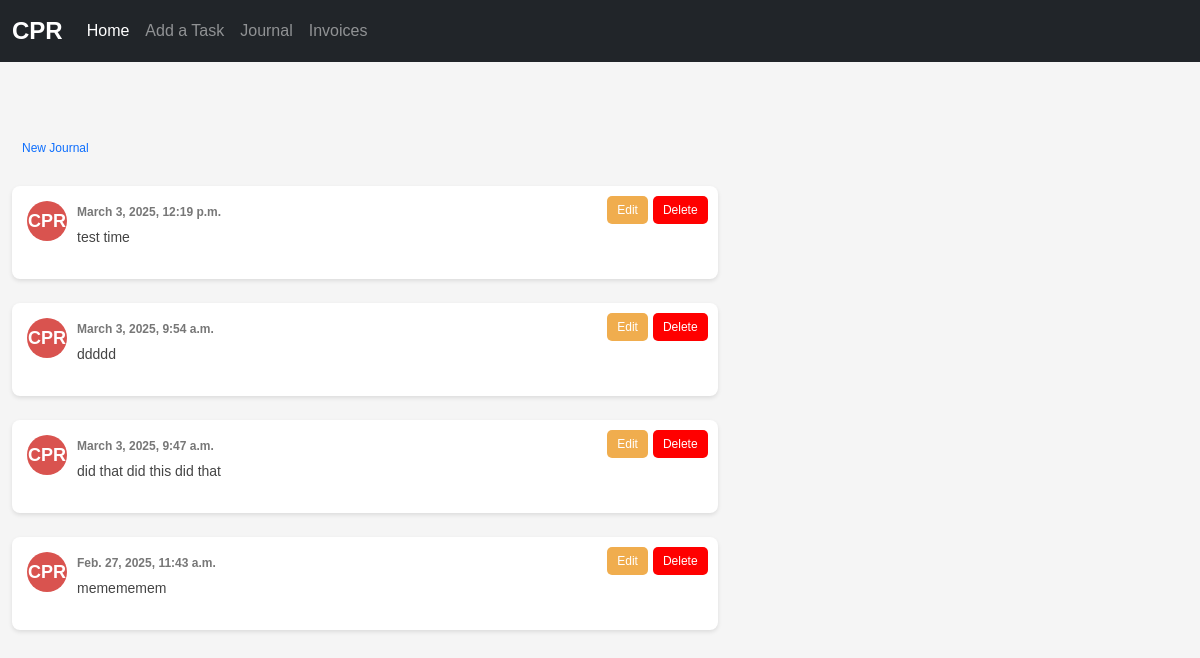
Page /journal (signed in) on the earlier database version.
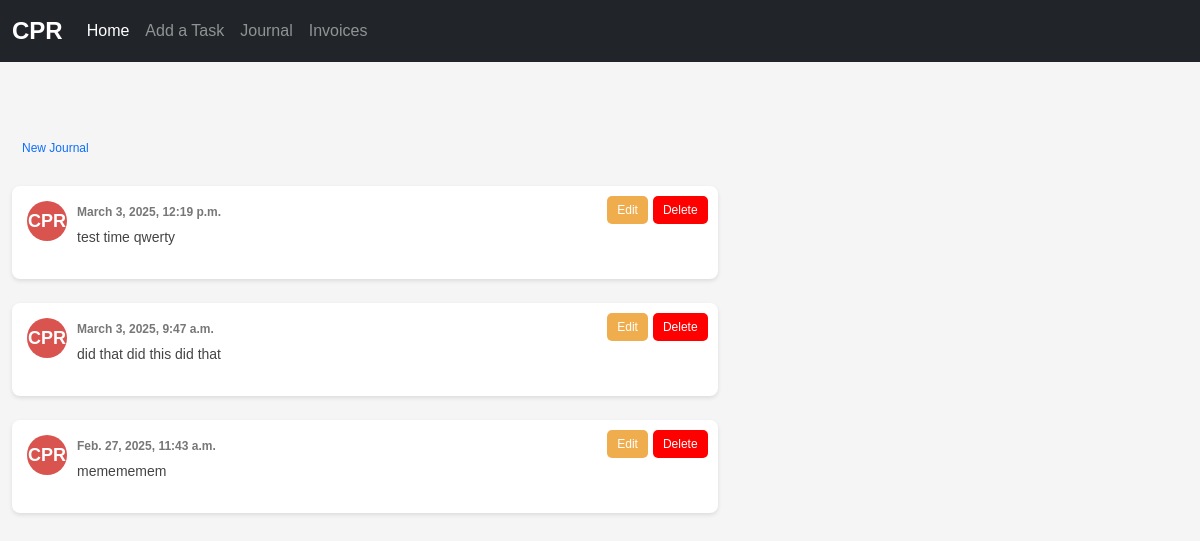
Same page on the later database version.
### task_app/models.py (models this page shows, shortened)
class Journal(models.Model):
	owner = models.ForeignKey(User, null=True, on_delete=models.SET_NULL)
	title = models.TextField(blank=True, null=True)
	notes = models.TextField(blank=False, null=False)
	date_created = models.DateTimeField(auto_now_add=True)

### task_app/views.py (the view)
# urls.py: path('journal', views.thread, name="journal"),
@login_required(login_url='login')
def thread(request):
    get_user = request.user
    pst_tz = pytz.timezone("America/Los_Angeles")
    all_threads = Journal.objects.order_by("-id")[:10]
    for thread in all_threads:
        if thread.date_created.tzinfo is None:
            thread.date_created = pytz.utc.localize(thread.date_created)
        thread.date_created = thread.date_created.astimezone(pst_tz)
        print(f"Converted date: {thread.date_created}")  # Debugging output
    context = {
        "all_threads": all_threads,
        "get_user": get_user,
    }
    return render(request, "thread.html", context)

### task_app/templates/thread.html (shortened to what this page needs)
{% extends "base.html" %}
{% block content %}
    <a href="{% url 'add_journal' %}" class="btn btn-outline-primary">New Journal</a></br></br>
    {% for thread in all_threads %}
    <div class="comment-box">
        {% if thread.owner.first_name %}
           <div class="profile-icon">{{ thread.owner.first_name|default:''|slice:":1" }}{{ thread.owner.last_name|default:''|slice:":1" }}</div>
        {% else %}
           <div class="profile-icon">CPR</div>
        {% endif %}
        <div class="comment-content">
            {% if thread.owner %}
                <div class="comment-header">{{ thread.owner }}<span class="timestamp"> {{ thread.date_created }}</span></div>
            {% else %}
                <div class="comment-header"><span class="timestamp"> {{ thread.date_created }}</span></div>
            {% endif %}
            <div class="comment-text">
                <strong></strong><p> {{ thread.notes }}</p>
            </div>
        </div>
        <div class="action-buttons">
            <a href="{% url 'update_journal' thread.id %}" class="btn edit-btn">Edit</a>
            <form method="POST" action="{% url 'delete_journal' thread.id %}">
                <button type="submit" class="btn delete-btn">Delete</button>
            </form>
        </div>
    </div></br>
    {% endfor %}
{% endblock %}

### task_app/templates/base.html (shortened to what this page needs)
<!doctype html>
<html lang="en">
  <head>
    <link rel="stylesheet" href="https://cdn.jsdelivr.net/npm/bootstrap@4.4.1/dist/css/bootstrap.min.css">
    <link href="https://cdn.jsdelivr.net/npm/bootstrap@5.3.2/dist/css/bootstrap.min.css" rel="stylesheet">
  </head>
  <body>
    {% include 'navbar.html' %}</br>
    <div class="container-fluid py-4">
      {% block content %}
      {% endblock %}
    </div>
  </body>
</html>

### task_app/templates/navbar.html (shortened to what this page needs)
    <nav class="navbar navbar-expand-lg navbar-dark bg-dark">
        <div class="container-fluid">
            <a class="navbar-brand" href="{% url 'index' %}">CPR</a>
            <div class="collapse navbar-collapse" id="navbarNav">
                <ul class="navbar-nav">
                    <li class="nav-item">
                        <a class="nav-link active" href="{% url 'index' %}">Home</a>
                    </li>
                    <li class="nav-item">
                        <a class="nav-link" href="{% url 'add_task' %}">Add a Task</a>
                    </li>
                    <li class="nav-item">
                        <a class="nav-link" href="{% url 'journal' %}">Journal</a>
                    </li>
                    <li class="nav-item">
                        <a class="nav-link" href="{% url 'invoices' %}">Invoices</a>
                    </li>
                </ul>
            </div>
        </div>
    </nav>

### task_app/templates/base.html (style rules this page uses)
.navbar-brand { font-size: 1.5rem; font-weight: bold; }

### task_app/templates/thread.html (style rules this page uses)
body { font-family: Arial, sans-serif; background-color: #f5f5f5; }
.comment-box { background: white; border-radius: 8px; padding: 15px; box-shadow: 0 2px 4px rgba(0, 0, 0, 0.1); display: flex; align-items: flex-start; width: 60%; position: relative; }
.profile-icon { width: 40px; height: 40px; background-color: #d9534f; color: white; font-weight: bold; font-size: 18px; display: flex; justify-content: center; align-items: center; border-radius: 50%; margin-right: 10px; flex-shrink: 0; }
.comment-content { flex-grow: 1; }
.comment-header { font-size: 14px; font-weight: bold; color: #333; }
.timestamp { font-size: 12px; color: #777; }
.comment-text { font-size: 14px; color: #444; margin-top: 5px; }
.action-buttons { position: absolute; top: 10px; right: 10px; display: flex; gap: 5px; }
.btn { padding: 5px 10px; border: none; border-radius: 5px; cursor: pointer; font-size: 12px; text-decoration: none; }
.edit-btn { background-color: #f0ad4e; color: white; }
.delete-btn { background-color: red; color: white; }

Differences in the rows shown:
removed Journal: shows "CPR", date_created "March 3, 2025, 9:54 a.m.", notes "ddddd"
changed Journal: notes "test time" → "test time qwerty"
